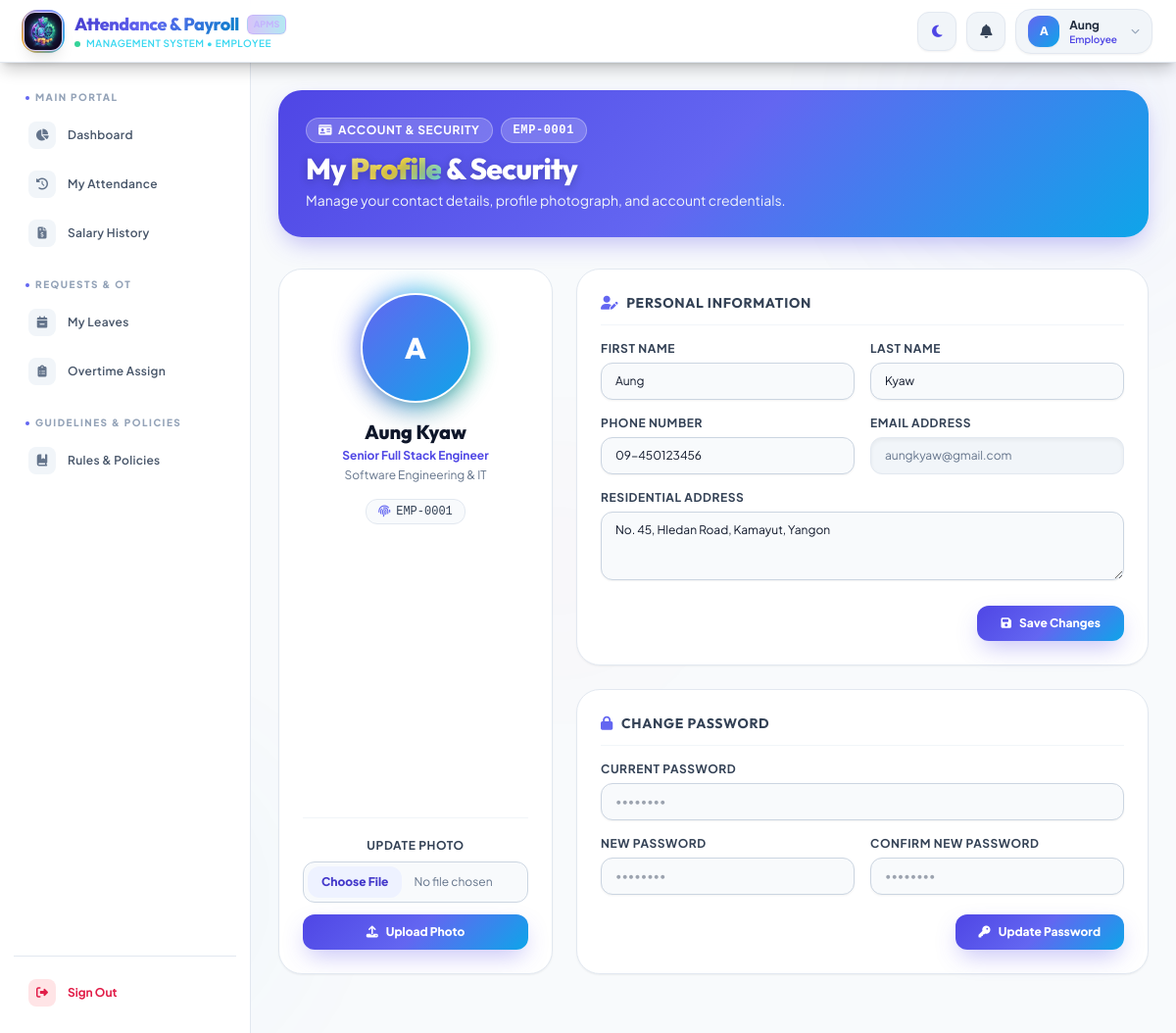
/employee/profile (signed in), run on the app's committed database.
### tables this page shows
CREATE TABLE `employee` (
  `EmpID` int NOT NULL AUTO_INCREMENT,
  `FirstName` varchar(100) NOT NULL,
  `LastName` varchar(100) NOT NULL,
  `Gender` enum('Male','Female','Other') NOT NULL DEFAULT 'Other',
  `Email` varchar(255) NOT NULL,
  `Password` varchar(255) NOT NULL,
  `PhoneNumber` varchar(30) NOT NULL,
  `Address` text NOT NULL,
  `PositionID` int NOT NULL,
  `JoinDate` date NOT NULL,
  `Status` enum('Active','Inactive') NOT NULL DEFAULT 'Active',
  `ProfilePhoto` varchar(255) DEFAULT NULL,
  `PasswordResetRequest` tinyint(1) NOT NULL DEFAULT '0',
  `is_first_login` tinyint(1) NOT NULL DEFAULT '1',
  PRIMARY KEY (`EmpID`),
  UNIQUE KEY `uq_emp_email` (`Email`),
  KEY `idx_employee_position` (`PositionID`),
  KEY `idx_employee_status` (`Status`),
  CONSTRAINT `fk_employee_position` FOREIGN KEY (`PositionID`) REFERENCES `position` (`PositionID`) ON DELETE RESTRICT ON UPDATE CASCADE
);

CREATE TABLE `position` (
  `PositionID` int NOT NULL AUTO_INCREMENT,
  `PositionName` varchar(100) NOT NULL,
  `DeptID` int NOT NULL,
  `BasicSalary` decimal(12,2) NOT NULL DEFAULT '0.00',
  PRIMARY KEY (`PositionID`),
  KEY `idx_position_dept` (`DeptID`),
  CONSTRAINT `fk_position_department` FOREIGN KEY (`DeptID`) REFERENCES `department` (`DeptID`) ON DELETE RESTRICT ON UPDATE CASCADE
);

CREATE TABLE `department` (
  `DeptID` int NOT NULL AUTO_INCREMENT,
  `DeptName` varchar(100) NOT NULL,
  PRIMARY KEY (`DeptID`),
  UNIQUE KEY `uq_dept_name` (`DeptName`)
);

### controllers/EmployeeController.php (called while the page is built, shortened)
<?php
class EmployeeController extends Controller {
    public function profile() {
        $emp_id = $_SESSION['employee_id'];
        $employee = $this->model('Employee')->getEmployeeById($emp_id);
        $this->view('layouts/main', [
            'title' => 'My Profile',
            'content' => 'employee/profile',
            'employee' => $employee
        ]);
    }
}

### core/Router.php (called while the page is built, shortened)
<?php
class Router {
    protected $currentMethod = 'index';
    public function __construct() {
        $url = $this->getUrl();
        if(isset($url[0]) && file_exists(__DIR__ . '/../controllers/' . ucwords($url[0]). 'Controller.php')){
            unset($url[0]);
        }
        $this->currentController = new $this->currentController;
        if(isset($url[1])){
            if(method_exists($this->currentController, $url[1])){
                $this->currentMethod = $url[1];
                unset($url[1]);
            }
        }
        $this->params = $url ? array_values($url) : [];
        call_user_func_array([$this->currentController, $this->currentMethod], $this->params);
    }
    public function getUrl(){
        if(isset($_GET['url'])){
            $url = rtrim($_GET['url'], '/');
            $url = filter_var($url, FILTER_SANITIZE_URL);
            $url = explode('/', $url);
            return $url;
        }
        return [];
    }
}

### index.php (called while the page is built, shortened)
<?php
require_once __DIR__ . '/config/database.php';
require_once __DIR__ . '/core/Controller.php';
require_once __DIR__ . '/core/Router.php';
$router = new Router();

### models/Employee.php (called while the page is built, shortened)
<?php
require_once __DIR__ . '/../config/database.php';
class Employee {
    private $conn;
    private $table = 'Employee';
    public function __construct() {
        $database = new Database();
        $this->conn = $database->getConnection();
    }
    public function getEmployeeById($id) {
        $query = "SELECT e.*, p.PositionName, p.BasicSalary, p.DeptID, d.DeptName
                  FROM " . $this->table . " e
                  LEFT JOIN Position p ON e.PositionID = p.PositionID
                  LEFT JOIN Department d ON p.DeptID = d.DeptID
                  WHERE e.EmpID = :id";
        $stmt = $this->conn->prepare($query);
        $stmt->bindParam(':id', $id);
        $stmt->execute();
        return $stmt->fetch(PDO::FETCH_ASSOC);
    }
}

### config/database.php (called while the page is built, shortened)
<?php
class Database {
    private $host = "localhost";
    private $db_name = "payrolldb";
    private $username = "root";
    private $password = "";
    public function getConnection() {
        $this->conn = null;
        try {
            $this->conn = new PDO("mysql:host=" . $this->host . ";dbname=" . $this->db_name, $this->username, $this->password);
            $this->conn->exec("set names utf8");
            $this->conn->setAttribute(PDO::ATTR_ERRMODE, PDO::ERRMODE_EXCEPTION);
            $this->conn->setAttribute(PDO::ATTR_DEFAULT_FETCH_MODE, PDO::FETCH_ASSOC);
        } catch(PDOException $exception) {
            echo "Database Connection Error: " . $exception->getMessage();
        }
        return $this->conn;
    }
}

### views/employee/profile.php (the view, shortened to what this page needs)
<?php $employee = $data['employee'] ?? []; ?>
<div class="relative overflow-hidden rounded-3xl bg-gradient-to-r from-indigo-600 via-violet-600 to-cyan-600 p-6 lg:p-7 mb-8 shadow-xl" data-aos="fade-down">
    <div class="relative z-10 flex flex-col sm:flex-row items-start sm:items-center justify-between gap-4">
        <div>
            <div class="flex items-center gap-2 mb-2">
                <span class="inline-flex items-center gap-1.5 px-3 py-1 rounded-full bg-white/20 border border-white/30 text-white text-xs font-bold uppercase tracking-wider backdrop-blur-md">
                    <i class="fa-solid fa-id-card"></i>
                    <span>Account & Security</span>
                </span>
                <span class="inline-flex items-center px-3 py-1 rounded-full bg-white/20 border border-white/30 text-white text-xs font-bold uppercase tracking-wider backdrop-blur-md font-mono">
                    EMP-<?= str_pad($employee['EmpID'] ?? 0, 4, '0', STR_PAD_LEFT) ?>
                </span>
            </div>
            <h1 class="text-2xl sm:text-3xl font-extrabold text-white tracking-tight font-outfit">
                My <span class="gradient-text">Profile</span> & Security
            </h1>
            <p class="text-indigo-100 text-xs sm:text-sm mt-1">Manage your contact details, profile photograph, and account credentials.</p>
        </div>
    </div>
</div>
<div class="grid grid-cols-1 lg:grid-cols-3 gap-6 mb-8" data-aos="fade-up" data-aos-delay="100">
    <div class="lg:col-span-1">
        <div class="bg-white dark:bg-slate-800 rounded-3xl p-6 text-center border border-slate-200 dark:border-slate-700 shadow-sm relative overflow-hidden flex flex-col justify-between h-full">
            <div>
                <div class="relative w-28 h-28 mx-auto mb-4 group">
                    <div class="relative w-full h-full rounded-full overflow-hidden border-2 border-white dark:border-slate-800 bg-slate-100 dark:bg-slate-700 shadow-xl flex items-center justify-center">
                        <?php if (!empty($employee['ProfilePhoto'])): ?>
                            <img src="/payrollsystem/<?= htmlspecialchars($employee['ProfilePhoto']) ?>" alt="Profile" class="w-full h-full object-cover">
                        <?php else: ?>
                            <div class="w-full h-full bg-gradient-to-br from-indigo-500 to-sky-500 flex items-center justify-center text-3xl font-extrabold text-white font-outfit">
                                <?= htmlspecialchars(strtoupper(substr($employee['FirstName'] ?? 'E', 0, 1))) ?>
                            </div>
                        <?php endif; ?>
                    </div>
                </div>
                <h3 class="text-xl font-extrabold text-slate-900 dark:text-white font-outfit"><?= htmlspecialchars(($employee['FirstName'] ?? '') . ' ' . ($employee['LastName'] ?? '')) ?></h3>
                <p class="text-indigo-600 dark:text-sky-400 font-bold text-xs mt-0.5"><?= htmlspecialchars($employee['PositionName'] ?? 'Employee') ?></p>
                <p class="text-xs text-slate-500 dark:text-slate-400 mt-1"><?= htmlspecialchars($employee['DeptName'] ?? 'Department') ?></p>
                <div class="mt-4 inline-flex items-center gap-1.5 px-3 py-1 rounded-xl bg-slate-50 dark:bg-slate-900 border border-slate-200 dark:border-slate-700 text-slate-700 dark:text-slate-300 text-xs font-mono">
                    <i class="fa-solid fa-fingerprint text-indigo-500 text-xs"></i>
                    <span>EMP-<?= str_pad($employee['EmpID'] ?? 0, 4, '0', STR_PAD_LEFT) ?></span>
                </div>
            </div>
            <div class="mt-6 border-t border-slate-100 dark:border-slate-700 pt-5">
                <form action="/payrollsystem/employee/updatePhoto" method="POST" enctype="multipart/form-data">
                    <label class="block text-xs font-bold uppercase tracking-wider text-slate-700 dark:text-slate-300 mb-2">Update Photo</label>
                    <input type="file" name="profile_photo" accept="image/*" class="w-full text-xs text-slate-500 dark:text-slate-400 file:mr-3 file:py-2 file:px-3.5 file:rounded-xl file:border-0 file:text-xs file:font-extrabold file:bg-indigo-50 dark:file:bg-indigo-950/50 file:text-indigo-700 dark:file:text-indigo-300 hover:file:bg-indigo-100 mb-3 cursor-pointer bg-slate-50 dark:bg-slate-900 rounded-xl border border-slate-300 dark:border-slate-700 p-1">
                    <button type="submit" class="w-full py-2.5 bg-gradient-to-r from-indigo-600 to-violet-600 hover:from-indigo-500 hover:to-violet-500 text-white font-extrabold text-xs rounded-xl transition-all shadow-lg shadow-indigo-500/25 hover:scale-[1.02] active:scale-[0.98]">
                        <i class="fa-solid fa-upload mr-1.5"></i> Upload Photo
                    </button>
                </form>
            </div>
        </div>
    </div>
    <div class="lg:col-span-2 space-y-6">
        <div class="bg-white dark:bg-slate-800 rounded-3xl p-6 border border-slate-200 dark:border-slate-700 shadow-sm">
            <h3 class="text-sm font-bold uppercase tracking-wider text-slate-700 dark:text-slate-300 mb-4 flex items-center gap-2 border-b border-slate-100 dark:border-slate-700 pb-3 font-outfit">
                <i class="fa-solid fa-user-pen text-indigo-500"></i> Personal Information
            </h3>
            <form action="/payrollsystem/employee/updateProfile" method="POST">
                <div class="grid grid-cols-1 md:grid-cols-2 gap-4">
                    <div>
                        <label class="block text-xs font-bold uppercase tracking-wider text-slate-700 dark:text-slate-300 mb-1.5">First Name</label>
                        <input type="text" name="first_name" value="<?= htmlspecialchars($employee['FirstName'] ?? '') ?>" required class="w-full px-3.5 py-2.5 bg-slate-50 dark:bg-slate-900 border border-slate-300 dark:border-slate-700 text-slate-900 dark:text-white rounded-xl focus:bg-white focus:ring-2 focus:ring-indigo-500/20 focus:border-indigo-500 text-xs shadow-sm">
                    </div>
                    <div>
                        <label class="block text-xs font-bold uppercase tracking-wider text-slate-700 dark:text-slate-300 mb-1.5">Last Name</label>
                        <input type="text" name="last_name" value="<?= htmlspecialchars($employee['LastName'] ?? '') ?>" required class="w-full px-3.5 py-2.5 bg-slate-50 dark:bg-slate-900 border border-slate-300 dark:border-slate-700 text-slate-900 dark:text-white rounded-xl focus:bg-white focus:ring-2 focus:ring-indigo-500/20 focus:border-indigo-500 text-xs shadow-sm">
                    </div>
                    <div>
                        <label class="block text-xs font-bold uppercase tracking-wider text-slate-700 dark:text-slate-300 mb-1.5">Phone Number</label>
                        <input type="text" name="phone_number" id="phone_number" value="<?= htmlspecialchars($employee['PhoneNumber'] ?? '') ?>" required class="w-full px-3.5 py-2.5 bg-slate-50 dark:bg-slate-900 border border-slate-300 dark:border-slate-700 text-slate-900 dark:text-white rounded-xl focus:bg-white focus:ring-2 focus:ring-indigo-500/20 focus:border-indigo-500 text-xs shadow-sm">
                    </div>
                    <div>
                        <label class="block text-xs font-bold uppercase tracking-wider text-slate-700 dark:text-slate-300 mb-1.5">Email Address</label>
                        <input type="email" name="email" value="<?= htmlspecialchars($employee['Email'] ?? '') ?>" readonly class="w-full px-3.5 py-2.5 bg-slate-100 dark:bg-slate-900 border border-slate-200 dark:border-slate-700 text-slate-500 dark:text-slate-400 rounded-xl cursor-not-allowed text-xs shadow-inner">
                    </div>
                    <div class="md:col-span-2">
                        <label class="block text-xs font-bold uppercase tracking-wider text-slate-700 dark:text-slate-300 mb-1.5">Residential Address</label>
                        <textarea name="address" rows="3" required class="w-full px-3.5 py-2.5 bg-slate-50 dark:bg-slate-900 border border-slate-300 dark:border-slate-700 text-slate-900 dark:text-white rounded-xl focus:bg-white focus:ring-2 focus:ring-indigo-500/20 focus:border-indigo-500 text-xs shadow-sm"><?= htmlspecialchars($employee['Address'] ?? '') ?></textarea>
                    </div>
                </div>
                <div class="mt-5 flex justify-end">
                    <button type="submit" class="px-6 py-2.5 bg-gradient-to-r from-indigo-600 to-violet-600 hover:from-indigo-500 hover:to-violet-500 text-white font-extrabold text-xs rounded-xl transition-all shadow-lg shadow-indigo-500/25 hover:scale-105">
                        <i class="fa-solid fa-floppy-disk mr-1.5"></i> Save Changes
                    </button>
                </div>
            </form>
        </div>
        <div class="bg-white dark:bg-slate-800 rounded-3xl p-6 border border-slate-200 dark:border-slate-700 shadow-sm">
            <h3 class="text-sm font-bold uppercase tracking-wider text-slate-700 dark:text-slate-300 mb-4 flex items-center gap-2 border-b border-slate-100 dark:border-slate-700 pb-3 font-outfit">
                <i class="fa-solid fa-lock text-indigo-500"></i> Change Password
            </h3>
            <form action="/payrollsystem/employee/changePassword" method="POST">
                <div class="space-y-4">
                    <div>
                        <label class="block text-xs font-bold uppercase tracking-wider text-slate-700 dark:text-slate-300 mb-1.5">Current Password</label>
                        <input type="password" name="current_password" required class="w-full px-3.5 py-2.5 bg-slate-50 dark:bg-slate-900 border border-slate-300 dark:border-slate-700 text-slate-900 dark:text-white rounded-xl focus:bg-white focus:ring-2 focus:ring-indigo-500/20 focus:border-indigo-500 text-xs shadow-sm" placeholder="••••••••">
                    </div>
                    <div class="grid grid-cols-1 md:grid-cols-2 gap-4">
                        <div>
                            <label class="block text-xs font-bold uppercase tracking-wider text-slate-700 dark:text-slate-300 mb-1.5">New Password</label>
                            <input type="password" name="new_password" id="new_password" required class="w-full px-3.5 py-2.5 bg-slate-50 dark:bg-slate-900 border border-slate-300 dark:border-slate-700 text-slate-900 dark:text-white rounded-xl focus:bg-white focus:ring-2 focus:ring-indigo-500/20 focus:border-indigo-500 text-xs shadow-sm" placeholder="••••••••">
                        </div>
                        <div>
                            <label class="block text-xs font-bold uppercase tracking-wider text-slate-700 dark:text-slate-300 mb-1.5">Confirm New Password</label>
                            <input type="password" name="confirm_password" required class="w-full px-3.5 py-2.5 bg-slate-50 dark:bg-slate-900 border border-slate-300 dark:border-slate-700 text-slate-900 dark:text-white rounded-xl focus:bg-white focus:ring-2 focus:ring-indigo-500/20 focus:border-indigo-500 text-xs shadow-sm" placeholder="••••••••">
                        </div>
                    </div>
                </div>
                <div class="mt-5 flex justify-end">
                    <button type="submit" class="px-6 py-2.5 bg-gradient-to-r from-indigo-600 to-violet-600 hover:from-indigo-500 hover:to-violet-500 text-white font-extrabold text-xs rounded-xl transition-all shadow-lg shadow-indigo-500/25 hover:scale-105">
                        <i class="fa-solid fa-key mr-1.5"></i> Update Password
                    </button>
                </div>
            </form>
        </div>
    </div>
</div>

### data on the page
employee: EmpID "0001", FirstName "A", FirstName+LastName "Aung Kyaw", PositionID.PositionName "Senior Full Stack Engineer", department.DeptName "Software Engineering & IT", first_name "Aung", last_name "Kyaw", phone_number "09-450123456", email "aungkyaw@gmail.com", address "No. 45, Hledan Road, Kamayut, Yangon"

### other printed values
$_SESSION['role'] "EMPLOYEE"
substr($_SESSION['Email'] ?? ($_SESSION['first_name'] ?? 'U'), 0, 1) "A"
$_SESSION['first_name'] "Aung"
$_SESSION['role'] "Employee"
$section['label'] "MAIN PORTAL"
$item['label'] "Dashboard"
$item['label'] "My Attendance"
$item['label'] "Salary History"
$section['label'] "REQUESTS & OT"
$item['label'] "My Leaves"
$item['label'] "Overtime Assign"
$section['label'] "GUIDELINES & POLICIES"
$item['label'] "Rules & Policies"
